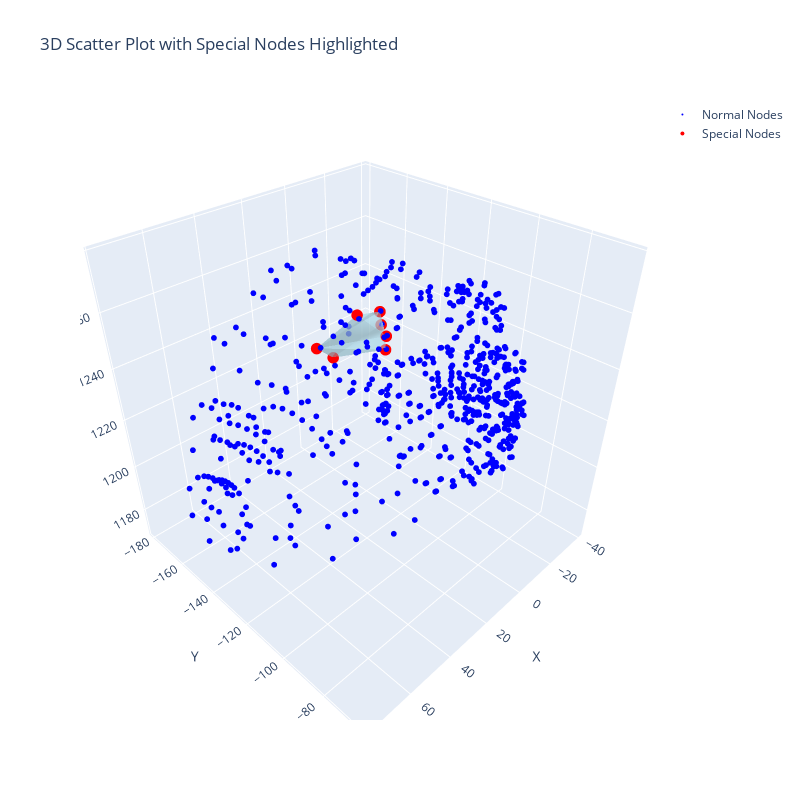

This figure's notebook cell:
### Code cell
# Define the special node IDs
special_ids = {206, 103, 207, 104, 221, 174, 173}

# make experimental mesh
test_triangles = [[173,206,207],
                            [173,206,221],
                            [173,174,221],
                            [103,174,221],
                            [103,173,174],
                            [103,104,221],
                            [104,206,221],
                            [104,206,207],
                            [103,104,207],
                            [103,173,207]]
i_mesh = []
j_mesh = []
k_mesh = []
for tri in test_triangles:
    # Subtract 1 from each node ID to convert to zero-indexing.
    i_mesh.append(sorted(special_ids).index(tri[0]))
    j_mesh.append(sorted(special_ids).index(tri[1]))
    k_mesh.append(sorted(special_ids).index(tri[2]))
test_nodes = [elem for elem in heart_nodes if elem['node'] in special_ids]
test_nodes_dict = {node_entry['node']: (node_entry['x'], node_entry['y'], node_entry['z']) for node_entry in test_nodes}
test_num_nodes = max(test_nodes_dict.keys())
x_mesh = [test_nodes_dict[i][0] for i in test_nodes_dict.keys()]
y_mesh = [test_nodes_dict[i][1] for i in test_nodes_dict.keys()]
z_mesh = [test_nodes_dict[i][2] for i in test_nodes_dict.keys()]
test_mesh = go.Mesh3d(
    x=x_mesh,
    y=y_mesh,
    z=z_mesh,
    i=i_mesh,
    j=j_mesh,
    k=k_mesh,
    opacity=0.5,
    color='lightblue'
)


# Separate nodes into normal and special based on their 'node' field
normal_nodes = [node for node in heart_nodes if node['node'] not in special_ids]
special_nodes = [node for node in heart_nodes if node['node'] in special_ids]

# Extract coordinate lists for normal nodes
x_normal = [node['x'] for node in normal_nodes]
y_normal = [node['y'] for node in normal_nodes]
z_normal = [node['z'] for node in normal_nodes]
text_normal = [f"Node: {node['node']}" for node in normal_nodes]

# Extract coordinate lists for special nodes
x_special = [node['x'] for node in special_nodes]
y_special = [node['y'] for node in special_nodes]
z_special = [node['z'] for node in special_nodes]
text_special = [f"Node: {node['node']}" for node in special_nodes]

# Compute a unified axis range using the min and max of all coordinate values
global_min = min(min([node['x'] for node in heart_nodes]),
                 min([node['y'] for node in heart_nodes]),
                 min([node['z'] for node in heart_nodes]))
global_max = max(max([node['x'] for node in heart_nodes]),
                 max([node['y'] for node in heart_nodes]),
                 max([node['z'] for node in heart_nodes]))
abs_max = max(abs(global_min), abs(global_max))
axis_range = [-abs_max, abs_max]

# Create the 3D scatter plot with two traces
fig = go.Figure()

# Normal nodes
fig.add_trace(go.Scatter3d(
    x=x_normal,
    y=y_normal,
    z=z_normal,
    mode='markers',
    marker=dict(size=2, color='blue'),
    text=text_normal,
    hoverinfo='text',
    name='Normal Nodes'
))

# Special nodes (different colour and slightly larger)
fig.add_trace(go.Scatter3d(
    x=x_special,
    y=y_special,
    z=z_special,
    mode='markers',
    marker=dict(size=4, color='red'),
    text=text_special,
    hoverinfo='text',
    name='Special Nodes'
))

fig.add_trace(test_mesh)

# Update the layout
fig.update_layout(
    title='3D Scatter Plot with Special Nodes Highlighted',
    scene=dict(
        xaxis=dict(title='X', 
                   #range=axis_range
                   ),
        yaxis=dict(title='Y',
                   #range=axis_range
                   ),
        zaxis=dict(title='Z',
                   #range=[range + 800 for range in axis_range]
                   ),
        aspectmode='cube'  # Ensures equal scale for x, y, z axes
    ),
    width=800,
    height=800
)

fig.show()

### Figure 1 — Plotly figure (JSON) as saved in the notebook; plotly's stock layout.template omitted (floating-point values rounded to 4 significant figures; data arrays with more than 128 entries replaced by an {"elided": "..."} marker saying what was removed)
{"data": [{"hoverinfo": "text", "marker": {"color": "blue", "size": 2}, "mode": "markers", "name": "Normal Nodes", "text": {"elided": "632 str values"}, "type": "scatter3d", "x": {"elided": "632 float values"}, "y": {"elided": "632 float values"}, "z": {"elided": "632 float values"}}, {"hoverinfo": "text", "marker": {"color": "red", "size": 4}, "mode": "markers", "name": "Special Nodes", "text": ["Node: 103", "Node: 104", "Node: 173", "Node: 174", "Node: 206", "Node: 207", "Node: 221"], "type": "scatter3d", "x": [23.93, 15.98, 3.877, 11.43, -6.065, 2.226, -6.253], "y": [-141.1, -141.4, -126.6, -133.5, -138.5, -128.4, -139.4], "z": [1242.0, 1235.0, 1245.0, 1253.0, 1241.0, 1238.0, 1246.0]}, {"color": "lightblue", "i": [2, 2, 2, 0, 0, 0, 1, 1, 0, 0], "j": [4, 4, 3, 3, 2, 1, 4, 4, 1, 2], "k": [5, 6, 6, 6, 3, 6, 6, 5, 5, 5], "opacity": 0.5, "type": "mesh3d", "x": [23.93, 15.98, 3.877, 11.43, -6.065, 2.226, -6.253], "y": [-141.1, -141.4, -126.6, -133.5, -138.5, -128.4, -139.4], "z": [1242.0, 1235.0, 1245.0, 1253.0, 1241.0, 1238.0, 1246.0]}], "layout": {"height": 800, "scene": {"aspectmode": "cube", "xaxis": {"title": {"text": "X"}}, "yaxis": {"title": {"text": "Y"}}, "zaxis": {"title": {"text": "Z"}}}, "title": {"text": "3D Scatter Plot with Special Nodes Highlighted"}, "width": 800}}
